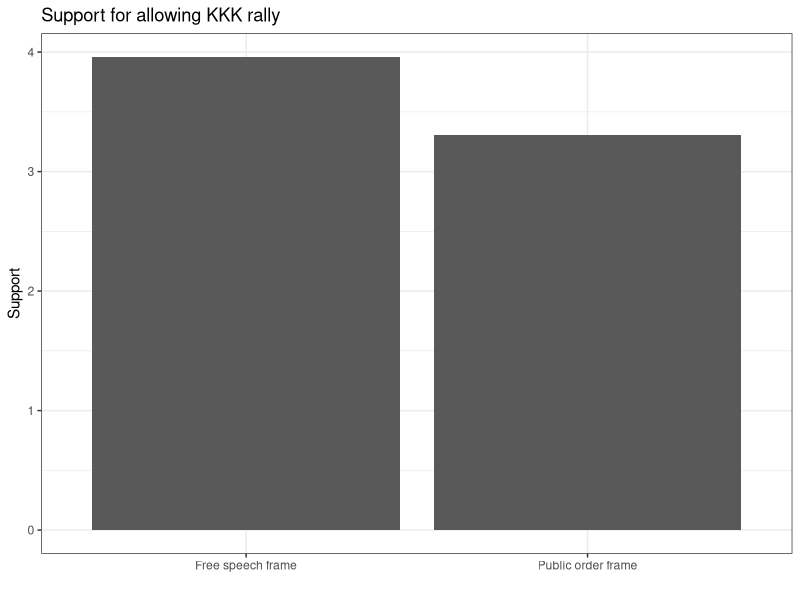
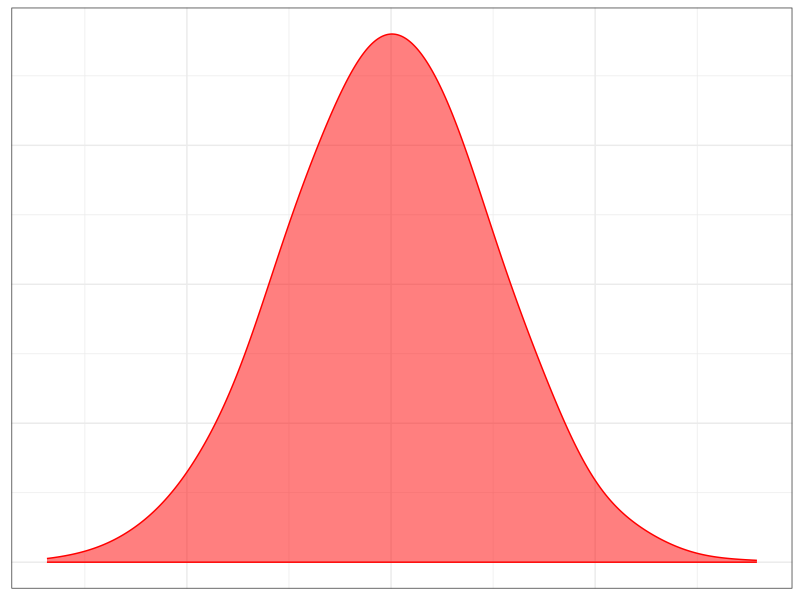
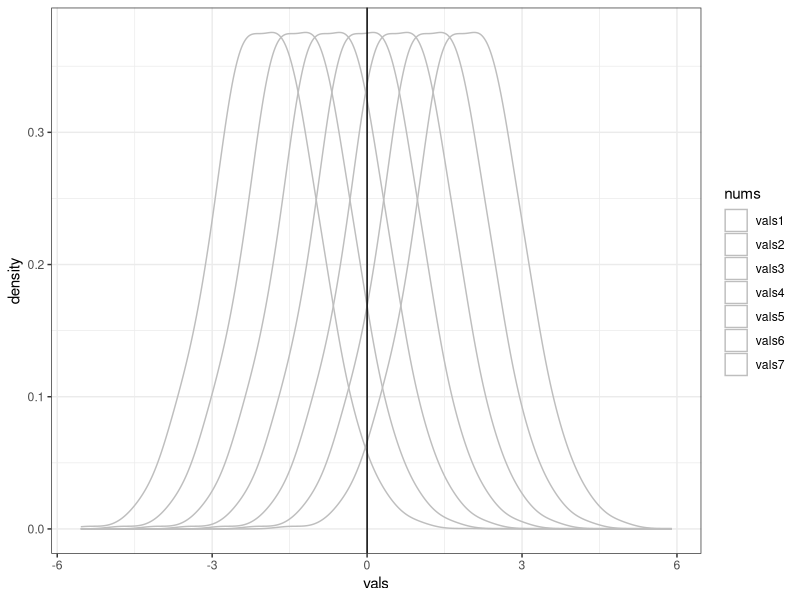
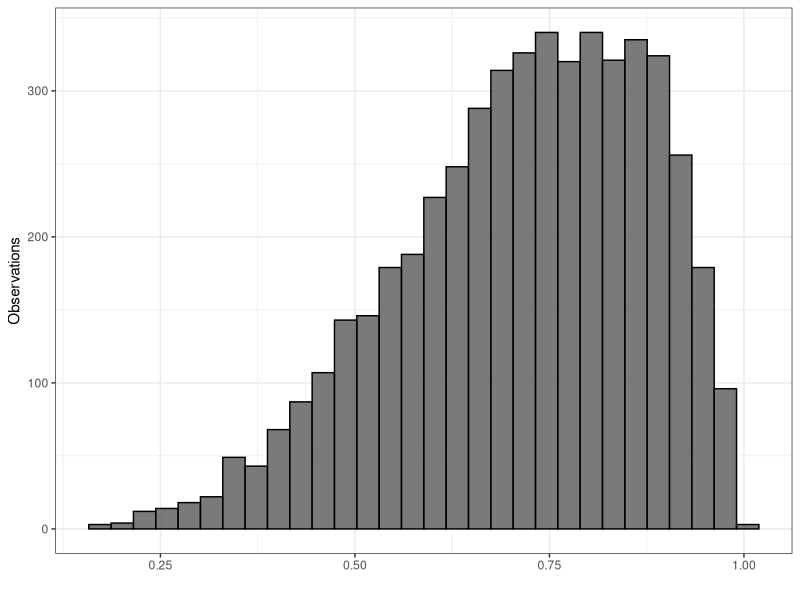
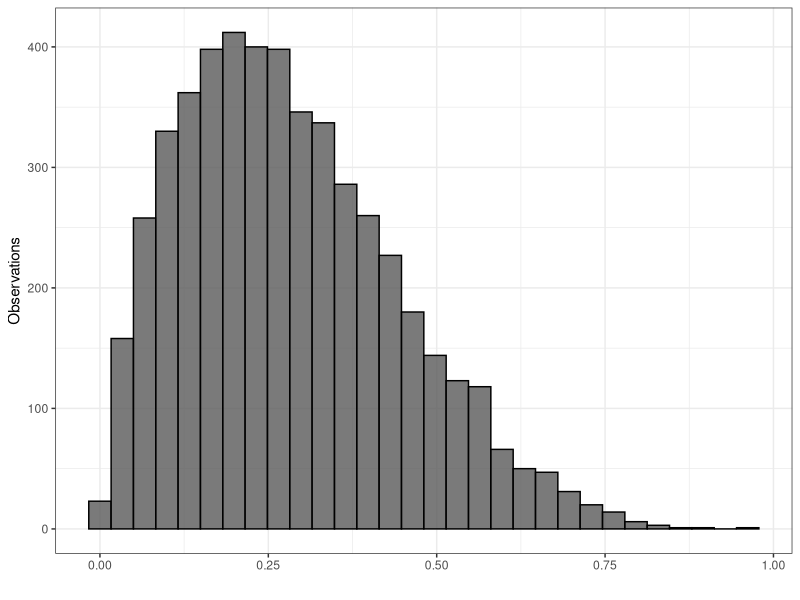
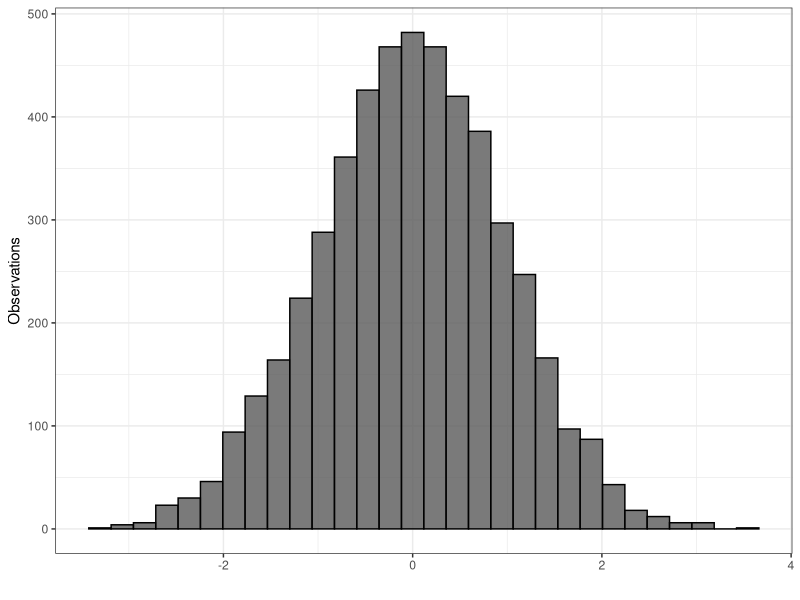
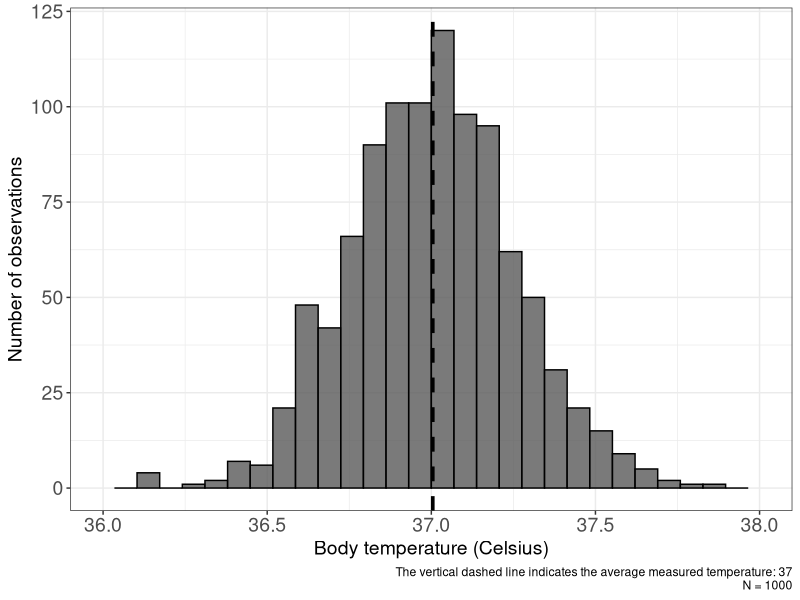
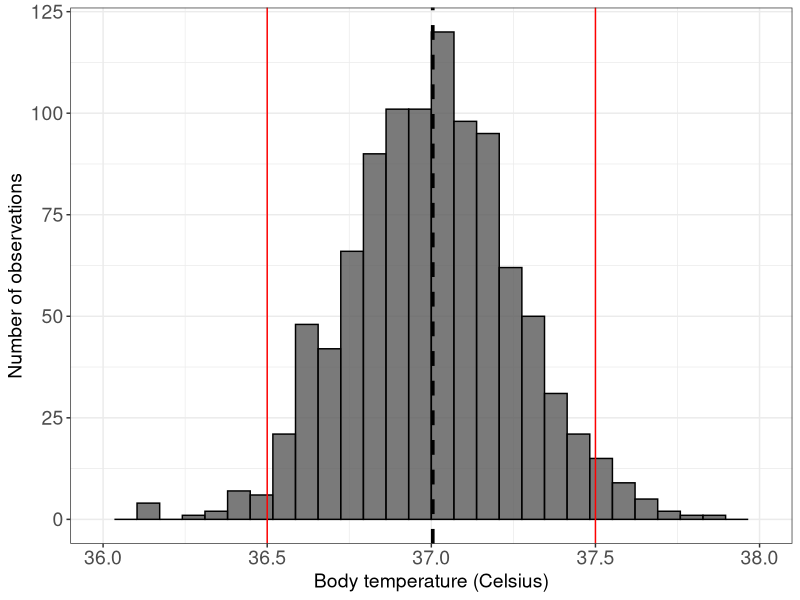

Write R code to recreate these figures, in order.

# Graphs for Intro to quant. methods course, 2021
#################################################

library(tidyverse)

setwd("/Users/carloknotz/Documents/Work/Stavanger/Teaching/Statistics/Slides")

# Example: News framing experiment
rally <- data.frame(rally = c(3.96,3.31),
                    speech = c(4.17,3.54),
                    treat = c("free","order"))

rally %>% 
  pivot_longer(cols = c("rally","speech"),
               names_to = "outcome",
               values_to = "value") %>% 
  filter(outcome=="rally") %>% 
  ggplot(aes(x=treat,y=value)) +
    geom_bar(stat = "identity") +
    scale_x_discrete(labels = c("Free speech frame",
                                "Public order frame")) +
  ylab("Support") +
  xlab("") +
  labs(title = "Support for allowing KKK rally") +
  theme_bw() +
  theme(legend.position = "bottom",
        legend.title = element_blank())
  ggsave("rallygraph.pdf")
  
  
  
# Example: Normal distribution
set.seed(42)  
nodist <- data.frame(vals = rnorm(5000,
                                  sd = 2),
                     id = seq(1,5000,1))

nodist %>% 
  ggplot(aes(x=vals)) +
    stat_density(adjust = 2,
                 alpha = .5,
                 color = "red",
                 fill = "red") +
  theme_bw() +
  theme(axis.text = element_blank(),
        axis.title = element_blank(),
        axis.ticks = element_blank())
  ggsave("snorm.pdf")
    
    
# Visualization, confidence intervals
set.seed(17)
cidist <- data.frame(vals1 = rnorm(5000,
                                   mean = 1.96,
                                  sd = 1),
                     id = seq(1,5000,1))
  
cidist$vals2 <- cidist$vals1 - 0.6533333
cidist$vals3 <- cidist$vals2 - 0.6533333
cidist$vals4 <- cidist$vals3 - 0.6533333
cidist$vals5 <- cidist$vals4 - 0.6533333
cidist$vals6 <- cidist$vals5 - 0.6533333
cidist$vals7 <- cidist$vals6 - 0.6533333
    
    
cidist %>% 
  pivot_longer(cols = starts_with("vals"),
               values_to = "vals",
               names_to = "nums") %>% 
  ggplot(aes(x=vals,color = nums)) +
    geom_density(stat = "density",
                 adjust = 1.5) + 
    #geom_vline(xintercept = 1.96) +
    #geom_vline(xintercept = -1.96) +
    geom_vline(xintercept = 0) +
  scale_color_manual(values = c("gray","gray","gray","gray","gray","gray","gray")) +
  theme_bw()
  

# Graphs to illustrate differences in spread
############################################

# w/o SD
set.seed(42)  

for(i in seq(1,5,1)){
nodist <- data.frame(vals = rnorm(5000,
                                  sd = i),
                     id = seq(1,5000,1))

nodist %>% 
  ggplot(aes(x=vals)) +
  geom_histogram(bins = 100) +
  scale_x_continuous(limits = c(-20,20),
                     breaks = seq(-20,20,5)) +
  scale_y_continuous(limits = c(0,850),
                     breaks = seq(0,800,100)) +
  theme_bw() +
  theme(axis.title = element_blank())
ggsave(paste0("sd_",i,".pdf"))
}

# w/ sd
for(i in c(1.5,5)){
nodist <- data.frame(vals = rnorm(5000,
                                  sd = i,
                                  mean = 178),
                     id = seq(1,5000,1))

nodist %>% 
  ggplot(aes(x=vals)) +
  geom_histogram(bins = 100) +
  scale_x_continuous(limits = c(160,200),
                     breaks = seq(160,200,10)) +
  scale_y_continuous(limits = c(0,600),
                     breaks = seq(0,600,100)) +
  labs(title = paste0("Variance = ",round(var(nodist$vals), digits = 2),
                      "\n Standard deviation = ",round(sd(nodist$vals), digits = 2)),
       caption = "N = 5000",
       x = "Body height (cm)", y = "Observations") +
  theme_bw() +
  theme(axis.ticks = element_blank(),
        axis.text = element_text(size = 14),
        axis.title = element_text(size=14))
ggsave(paste0("sd_",i,"_no.pdf"))
}

# Skewed distributions
data.frame(vals = rbeta(5000,5,2),
                   id = seq(1,5000,1)) %>% 
  ggplot(aes(x=vals)) +
    geom_histogram(colour = "black", alpha = .8) +
  labs(x = "", y = "Observations") +
  theme_bw()
  ggsave("leftskew.pdf")
  
data.frame(vals = rbeta(5000,2,5),
           id = seq(1,5000,1)) %>% 
  ggplot(aes(x=vals)) +
  geom_histogram(colour = "black", alpha = .8) +
  labs(x = "", y = "Observations") +
  theme_bw()
  ggsave("rightskew.pdf")
  
data.frame(vals = rnorm(5000),
           id = seq(1,5000,1)) %>% 
  ggplot(aes(x=vals)) +
  geom_histogram(colour = "black", alpha = .8) +
  labs(x = "", y = "Observations") +
  theme_bw()
  ggsave("symmetric.pdf")


# Temperature distribution
##########################
set.seed(17)
temp <- data.frame(temp = rnorm(1000,
                                mean = 37,
                                sd = .25))

temp %>% 
  ggplot(aes(x=temp)) +
    geom_histogram(colour = "black", alpha = .8) +
    geom_vline(xintercept = mean(temp$temp),
               linetype = "dashed", size = 1.25) +
    scale_x_continuous(limits = c(36,38),
                     breaks = seq(36,38,.5)) +
    labs(x = "Body temperature (Celsius)",
         y = "Number of observations",
         caption = paste0("The vertical dashed line indicates the average measured temperature: ",
                          round(mean(temp$temp),digits = 1),
                          "\n N = 1000")) +
    theme_bw() +
    theme(axis.text = element_text(size = 14),
          axis.title = element_text(size=14))
    ggsave("tempdist.pdf")
    
temp %>% 
  ggplot(aes(x=temp)) +
  geom_histogram(colour = "black", alpha = .8) +
  geom_vline(xintercept = mean(temp$temp),
             linetype = "dashed", size = 1.25) +
  geom_vline(xintercept = 36.5, color = "red") +
  geom_vline(xintercept = 37.5, color = "red") +
  scale_x_continuous(limits = c(36,38),
                     breaks = seq(36,38,.5)) +
  labs(x = "Body temperature (Celsius)",
       y = "Number of observations") +
  theme_bw() +
  theme(axis.text = element_text(size = 14),
        axis.title = element_text(size=14))
  ggsave("normalrange.pdf")



# Difference sampling vs. frequency distribution
################################################

set.seed(42)
# True population, simulated
pop <- 10*sample(seq(1,10,1),
                 125,
                 replace = T,
                 prob = c(.02,.20,.29,.13,.10,.09,.09,.04,.03,0.01))
    
data <- data.frame(pop = pop,
                   idno = seq(1,length(pop),1))

data %>% 
  group_by(pop) %>% 
  summarize(n = n()) %>% 
  ggplot(aes(x=pop,y=n)) +
  geom_bar(stat = "identity") +
  scale_x_continuous(breaks = seq(10,100,10),
                     limits = c(5,105)) +
  geom_vline(xintercept = mean(pop), color = "#d95f02", size = 1.25) +
  labs(x = "Left-right self-placement",
       y = "Frequency") +
  theme_bw() 
  ggsave("freqdist.pdf",
         width = 10,
         height = 5,
         units = "cm")
    
# Sampling
means <- sapply(seq(1,10000,1),
                function(x){
                  sample <- sample(pop,
                                   size = 18,
                                   replace = F)
                  return(mean(sample))
                })

sims <- data.frame(means = means-4,
                   draws = seq(1,length(means),1))

sims %>%
  ggplot(mapping = aes(x=means)) +
  geom_bar(stat = "count",
           width = 1) + #,
           #position = position_dodge(width=.1)) +
  # geom_vline(xintercept = mean(pop),
  #            color = "#d95f02", size = 1.25) +
  ylab("Number of samples") +
  xlab("Sample means") +
  scale_x_continuous(limits = c(5,105),
                     breaks = seq(10,100,10)) +
  theme_bw()
  ggsave("sampdist.pdf",
       width = 10,
       height = 5,
       units = "cm")
  
# Without x-scale
sims %>%
  ggplot(mapping = aes(x=means)) +
  geom_bar(stat = "count",
           width = 1) + #,
  #position = position_dodge(width=.1)) +
  # geom_vline(xintercept = mean(pop),
  #            color = "#d95f02", size = 1.25) +
  ylab("Number of samples") +
  xlab("") +
  scale_x_continuous(limits = c(5,105),
                     breaks = seq(10,100,10)) +
  theme_bw() +
  theme(axis.text.x = element_blank())
  ggsave("sampdist_square.pdf")
  
# With true mean
sims %>%
  ggplot(mapping = aes(x=means)) +
  geom_bar(stat = "count",
           width = 1) +
  geom_vline(xintercept = mean(pop),
             color = "#d95f02", size = 1.25) +
  ylab("Number of samples") +
  xlab("Sample means") +
  labs(caption = "The orange line indicates the 'true' mean.") + 
  scale_x_continuous(limits = c(5,105),
                     breaks = seq(10,100,10)) +
  theme_bw()
  ggsave("sampdist_true.pdf",
       width = 10,
       height = 5,
       units = "cm")
  
# Different sample sizes
########################
  
# Small
means <- sapply(seq(1,10000,1),
                function(x){
                  sample <- sample(pop,
                                   size = 10,
                                   replace = F)
                  return(mean(sample))
                })

sims <- data.frame(means = means,
                   draws = seq(1,length(means),1))
sims %>%
  ggplot(mapping = aes(x=means)) +
  geom_bar(stat = "count",
           width = 1) +
  geom_vline(xintercept = mean(pop),
             color = "#d95f02", size = 1.25) +
  ylab("Number of samples") +
  xlab("Sample means") +
  labs(caption = "The orange line indicates the 'true' mean.") + 
  scale_x_continuous(limits = c(5,105),
                     breaks = seq(10,100,10)) +
  theme_bw()
  ggsave("sampdist_small.pdf")

# Large
means <- sapply(seq(1,10000,1),
                function(x){
                  sample <- sample(pop,
                                   size = 60,
                                   replace = F)
                  return(mean(sample))
                })

sims <- data.frame(means = means,
                   draws = seq(1,length(means),1))

sims %>%
  ggplot(mapping = aes(x=means)) +
  geom_bar(stat = "count",
           width = 1) +
  geom_vline(xintercept = mean(pop),
             color = "#d95f02", size = 1.25) +
  ylab("Number of samples") +
  xlab("Sample means") +
  labs(caption = "The orange line indicates the 'true' mean.") + 
  scale_x_continuous(limits = c(5,105),
                     breaks = seq(10,100,10)) +
  theme_bw()
  ggsave("sampdist_large.pdf")
  
  
# With quantiles shaded
#######################
  
# New sampling
means <- sapply(seq(1,10000,1),
                function(x){
                  sample <- sample(pop,
                                   size = 18,
                                   replace = F)
                  return(mean(sample))
                })

sims <- data.frame(means = means,
                   draws = seq(1,length(means),1))
  
# 95%
sims_sd <- sd(sims$means)
sims_mean <- mean(sims$means)
  
sims$within <- ifelse(sims$means<=sims_mean + 1.96*sims_sd & sims$means>= sims_mean - 1.96*sims_sd,
                      "Yes","No")

sims %>%
  ggplot(mapping = aes(x=means,fill=within)) +
  geom_bar(stat = "count",
           width = 1) +
  scale_fill_manual(values = c("tomato","gray30"),
                    labels = c("Outer 5%","Inner 95%")) +
  # geom_vline(xintercept = mean(pop),
  #            color = "#d95f02", size = 1.25) +
  ylab("Number of samples") +
  xlab("") +
  scale_x_continuous(limits = c(5,105),
                     breaks = seq(10,100,10)) +
  theme_bw() +
  theme(legend.title = element_blank(),
        legend.position = "bottom",
        axis.text.x = element_blank())
  ggsave("sampling_quantiles_95.pdf")

# 90%
sims_sd <- sd(sims$means)
sims_mean <- mean(sims$means)

sims$within <- ifelse(sims$means<=sims_mean + 1.645*sims_sd & sims$means>= sims_mean - 1.645*sims_sd,
                      "Yes","No")

sims %>%
  ggplot(mapping = aes(x=means,fill=within)) +
  geom_bar(stat = "count",
           width = 1) +
  scale_fill_manual(values = c("tomato","gray30"),
                    labels = c("Outer 10%","Inner 90%")) +
  # geom_vline(xintercept = mean(pop),
  #            color = "#d95f02", size = 1.25) +
  ylab("Number of samples") +
  xlab("Sample means") +
  scale_x_continuous(limits = c(5,105),
                     breaks = seq(10,100,10)) +
  theme_bw() +
  theme(legend.title = element_blank(),
        legend.position = "bottom")
  ggsave("sampling_quantiles_90.pdf")

# 99%
sims_sd <- sd(sims$means)
sims_mean <- mean(sims$means)

sims$within <- ifelse(sims$means<=sims_mean + 2.576*sims_sd & sims$means>= sims_mean - 2.576*sims_sd,
                      "Yes","No")

sims %>%
  ggplot(mapping = aes(x=means,fill=within)) +
  geom_bar(stat = "count",
           width = 1) +
  scale_fill_manual(values = c("tomato","gray30"),
                    labels = c("Outer 1%","Inner 99%")) +
  # geom_vline(xintercept = mean(pop),
  #            color = "#d95f02", size = 1.25) +
  ylab("Number of samples") +
  xlab("Sample means") +
  scale_x_continuous(limits = c(5,105),
                     breaks = seq(10,100,10)) +
  theme_bw() +
  theme(legend.title = element_blank(),
        legend.position = "bottom")
ggsave("sampling_quantiles_99.pdf")


# Only sample mean
##################

# w/o CI
sims %>%
  ggplot(mapping = aes(x=means)) +
  geom_vline(xintercept = 34.1,linetype = "dashed",
             color = "#1b9e77", size = 1.25) +
  scale_y_continuous(limits = c(0,1),
                     breaks = seq(0,1,1)) +
  ylab("Number of samples") +
  xlab("Sample mean") +
  labs(title = "Our sample mean, 34.1") + 
  scale_x_continuous(limits = c(5,105),
                     breaks = seq(10,100,10)) +
  theme_bw()
  ggsave("sampmean.pdf",
         width = 10,
         height = 5,
         units = "cm")
  
# w/ CI, no title
sims %>%
  ggplot(mapping = aes(x=means)) +
  geom_vline(xintercept = 34.1,linetype = "dashed",
             color = "#1b9e77", size = 1.25) +
  geom_errorbarh(aes(y=.75,
                     xmin = 34.1 - 1.96*(25.32353/sqrt(18)),
                     xmax = 34.1 + 1.96*(25.32353/sqrt(18))),
                 size=1.25) +
  scale_y_continuous(limits = c(0,1),
                     breaks = seq(0,1,1)) +
  ylab("Number of samples") +
  xlab("Sample mean") +
  scale_x_continuous(limits = c(5,105),
                     breaks = seq(10,100,10)) +
  theme_bw()
  ggsave("sampmean_ci.pdf")
  
# w/ CI
sims %>%
  ggplot(mapping = aes(x=means)) +
  geom_vline(xintercept = 34.1,linetype = "dashed",
             color = "#1b9e77", size = 1.25) +
  geom_errorbarh(aes(y=.75,
                     xmin = 34.1 - 1.96*(25.32353/sqrt(18)),
                     xmax = 34.1 + 1.96*(25.32353/sqrt(18))),
                 size=1.25) +
  scale_y_continuous(limits = c(0,1),
                     breaks = seq(0,1,1)) +
  ylab("Number of samples") +
  xlab("Sample mean") +
  labs(title = paste0("Sample mean: 34.1 [",format(round(34.1 - 1.96*(25.32353/sqrt(18)),digits = 1),nsmall = 1),"; ",
                      format(round(34.1 + 1.96*(25.32353/sqrt(18)),digits=1),nsmall = 1),"]")) + 
  scale_x_continuous(limits = c(5,105),
                     breaks = seq(10,100,10)) +
  theme_bw()
ggsave("sampmean_ci_ti.pdf")  
  
# Different scenarios for true mean
###################################
  
means <- sapply(seq(1,10000,1),
                function(x){
                  sample <- sample(pop,
                                   size = 18,
                                   replace = F)
                  return(mean(sample))
                })

# Scenario I
sims <- data.frame(means = means-3,
                   draws = seq(1,length(means),1))

sims_sd <- sd(sims$means)
sims_mean <- mean(sims$means)

sims$within <- ifelse(sims$means<=sims_mean + 1.96*sims_sd & sims$means>= sims_mean - 1.96*sims_sd,
                      "Yes","No")

sims %>%
  ggplot(mapping = aes(x=means)) +
  geom_bar(stat = "count",
           width = 1) +
  geom_vline(xintercept = 34.1,
             color = "#1b9e77", size = 1.25) +
  geom_vline(xintercept = mean(sims$means),
             color = "gray", size = 1.25, linetype = "dashed") +
  ylab("Number of samples") +
  xlab("Sample mean") +
  labs(caption = paste0("Green solid line: Our sample mean, 34.1\nGray dashed line: Possible true mean, ",round(mean(sims$means),digits = 1))) + 
  scale_x_continuous(limits = c(5,105),
                     breaks = seq(10,100,10)) +
  theme_bw()
  ggsave("truemeanscen_1.pdf")
  
#  With quantiles
sims %>%
  ggplot(mapping = aes(x=means,fill=within)) +
  geom_bar(stat = "count",
           width = 1) +
  geom_vline(xintercept = 34.1,
             color = "#1b9e77", size = 1.25) +
  geom_vline(xintercept = mean(sims$means),
             color = "gray", size = 1.25, linetype = "dashed") +
  scale_fill_manual(values = c("tomato","gray30"),
                    labels = c("Outer 5%","Inner 95%")) +
  ylab("Number of samples") +
  xlab("Sample mean") +
  labs(caption = paste0("Green solid line: Our sample mean, 34.1\nGray dashed line: Possible true mean, ",round(mean(sims$means),digits = 1))) + 
  scale_x_continuous(limits = c(5,105),
                     breaks = seq(10,100,10)) +
  theme_bw() +
  theme(legend.title = element_blank(),
        legend.position = "bottom")
ggsave("truemeanscen_1_quant.pdf")  
  
  
# Scenario II
sims <- data.frame(means = means-15,
                   draws = seq(1,length(means),1))

sims_sd <- sd(sims$means)
sims_mean <- mean(sims$means)

sims$within <- ifelse(sims$means<=sims_mean + 1.96*sims_sd & sims$means>= sims_mean - 1.96*sims_sd,
                      "Yes","No")

sims %>%
  ggplot(mapping = aes(x=means)) +
  geom_bar(stat = "count",
           width = 1) +
  geom_vline(xintercept = 34.1,
             color = "#1b9e77", size = 1.25) +
  geom_vline(xintercept = mean(sims$means),
             color = "gray", size = 1.25, linetype = "dashed") +
  ylab("Number of samples") +
  xlab("Sample mean") +
  labs(caption = paste0("Green solid line: Our sample mean, 34.1\nGray dashed line: Possible true mean, ",round(mean(sims$means),digits = 1))) + 
  scale_x_continuous(limits = c(5,105),
                     breaks = seq(10,100,10)) +
  theme_bw()
  ggsave("truemeanscen_2.pdf")
  
  
#  With quantiles
sims %>%
  ggplot(mapping = aes(x=means,fill=within)) +
  geom_bar(stat = "count",
           width = 1) +
  geom_vline(xintercept = 34.1,
             color = "#1b9e77", size = 1.25) +
  geom_vline(xintercept = mean(sims$means),
             color = "gray", size = 1.25, linetype = "dashed") +
  scale_fill_manual(values = c("tomato","gray30"),
                    labels = c("Outer 5%","Inner 95%")) +
  ylab("Number of samples") +
  xlab("Sample mean") +
  labs(caption = paste0("Green solid line: Our sample mean, 34.1\nGray dashed line: Possible true mean, ",round(mean(sims$means),digits = 1))) + 
  scale_x_continuous(limits = c(5,105),
                     breaks = seq(10,100,10)) +
  theme_bw() +
  theme(legend.title = element_blank(),
        legend.position = "bottom")
ggsave("truemeanscen_2_quant.pdf")   
  
  
# Scenario III
sims <- data.frame(means = means+7,
                   draws = seq(1,length(means),1))

sims_sd <- sd(sims$means)
sims_mean <- mean(sims$means)

sims$within <- ifelse(sims$means<=sims_mean + 1.96*sims_sd & sims$means>= sims_mean - 1.96*sims_sd,
                      "Yes","No")

sims %>%
  ggplot(mapping = aes(x=means)) +
  geom_bar(stat = "count",
           width = 1) +
  geom_vline(xintercept = 34.1,
             color = "#1b9e77", size = 1.25) +
  geom_vline(xintercept = mean(sims$means),
             color = "gray", size = 1.25, linetype = "dashed") +
  ylab("Number of samples") +
  xlab("Sample mean") +
  labs(caption = paste0("Green solid line: Our sample mean, 34.1\nGray dashed line: Possible true mean, ",round(mean(sims$means),digits = 1))) + 
  scale_x_continuous(limits = c(5,105),
                     breaks = seq(10,100,10)) +
  theme_bw()
ggsave("truemeanscen_3.pdf")
  
  
#  With quantiles
sims %>%
  ggplot(mapping = aes(x=means,fill=within)) +
  geom_bar(stat = "count",
           width = 1) +
  geom_vline(xintercept = 34.1,
             color = "#1b9e77", size = 1.25) +
  geom_vline(xintercept = mean(sims$means),
             color = "gray", size = 1.25, linetype = "dashed") +
  scale_fill_manual(values = c("tomato","gray30"),
                    labels = c("Outer 5%","Inner 95%")) +
  ylab("Number of samples") +
  xlab("Sample mean") +
  labs(caption = paste0("Green solid line: Our sample mean, 34.1\nGray dashed line: Possible true mean, ",round(mean(sims$means),digits = 1))) + 
  scale_x_continuous(limits = c(5,105),
                     breaks = seq(10,100,10)) +
  theme_bw() +
  theme(legend.title = element_blank(),
        legend.position = "bottom")
ggsave("truemeanscen_3_quant.pdf")  

    
# Replication of Logunov et al., Sputnik V trial (Lancet 2021)
##############################################################
sputnik <- matrix(c(4840,62,14948,16), ncol = 2, byrow = T)

colnames(sputnik) <- c("Did not get COVID","Got COVID")
rownames(sputnik) <- c("Did not get vaccine","Got vaccine")

as.table(sputnik) # table

# Percentage difference
inc_untreat <- round((62/4902)*100, digits = 1) # incidence among untreated
inc_treat <- round((16/14964)*100, digits = 1) # incidence among treated
inc_treat-inc_untreat # difference
round(inc_treat/inc_untreat, digits = 3)*100 # relative risk


# odds-ratio
treat <- 16/14948 # odds in exposed group
place <- 62/4840 # odds in unexposed group

round(treat/place, digits = 3) # odds-ratio

round(1-(treat/place), digits = 3)*100 # efficacy

# chi-square
chisq.test(sputnik, correct = F) 


